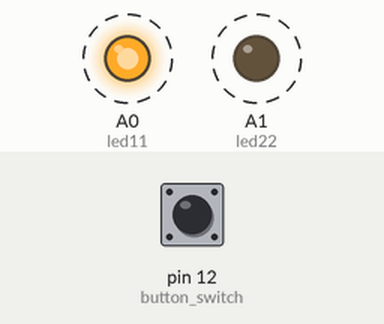
The sketch below on a simulated Arduino Uno, built with avr-gcc and run on an emulated ATmega328P. On the bench: output pins drawn as LEDs (lit = HIGH). Dashed ring = blinking. Inputs (shaded band) come from the test bench; at power-on: pin 12 (button_switch) HIGH.

Above: at 0.1 s.
Timing chart, 0 to 3.0 s (numbered marks = the images above):
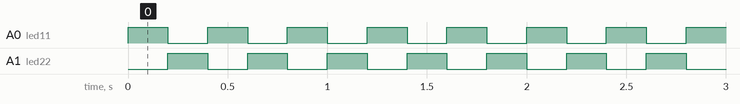

The sketch:

microbot9.2_switch.ino
```cpp
#define button_switch 12
#define led11 A0
#define led22 A1

boolean oldSwitchState = LOW;
boolean newSwitchState = LOW;

void setup() {
  // put your setup code here, to run once:

pinMode(button_switch, INPUT);

pinMode(led11, OUTPUT);
pinMode(led22, OUTPUT);

digitalWrite(led11, LOW);
digitalWrite(led22, LOW);

for (int i = 0; i < 3; i++){
  if (digitalRead(button_switch) == LOW) i = 0;
}

}

void loop() {
  // put your main code here, to run repeatedly:

digitalWrite(led11, HIGH);
digitalWrite(led22, LOW);
delay(200);
digitalWrite(led11, LOW);
digitalWrite(led22, HIGH);
delay(200);

}
```

Measured:
- by itself, A0 (led11), A1 (led22): alternates HIGH for 0.20 s and LOW for 0.20 s
